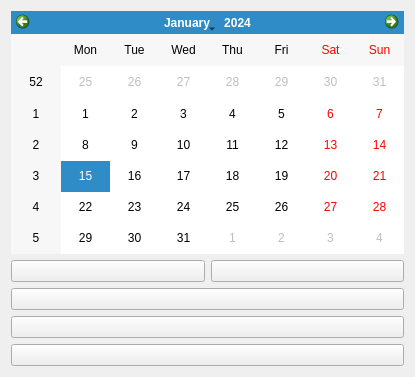
<?xml version="1.0" encoding="UTF-8"?>
<ui version="4.0">
 <class>Date</class>
 <widget class="QWidget" name="Date">
  <property name="geometry">
   <rect>
    <x>0</x>
    <y>0</y>
    <width>415</width>
    <height>377</height>
   </rect>
  </property>
  <property name="windowTitle">
   <string>Date</string>
  </property>
  <layout class="QVBoxLayout" name="verticalLayout_2">
   <item>
    <layout class="QVBoxLayout" name="verticalLayout">
     <item>
      <widget class="QCalendarWidget" name="calendarWidget"/>
     </item>
     <item>
      <layout class="QHBoxLayout" name="horizontalLayout">
       <item>
        <widget class="CalendarPicker" name="CalendarPicker"/>
       </item>
       <item>
        <widget class="DatePicker" name="DatePicker"/>
       </item>
      </layout>
     </item>
     <item>
      <layout class="QHBoxLayout" name="horizontalLayout_2">
       <item>
        <widget class="ZhDatePicker" name="ZhDatePicker"/>
       </item>
      </layout>
     </item>
     <item>
      <widget class="TimePicker" name="TimePicker"/>
     </item>
     <item>
      <widget class="AMTimePicker" name="AMTimePicker"/>
     </item>
    </layout>
   </item>
  </layout>
 </widget>
 <customwidgets>
  <customwidget>
   <class>CalendarPicker</class>
   <extends>QPushButton</extends>
   <header>qfluentwidgets</header>
  </customwidget>
  <customwidget>
   <class>DatePicker</class>
   <extends>QPushButton</extends>
   <header>qfluentwidgets</header>
  </customwidget>
  <customwidget>
   <class>ZhDatePicker</class>
   <extends>DatePicker</extends>
   <header>qfluentwidgets</header>
  </customwidget>
  <customwidget>
   <class>TimePicker</class>
   <extends>QPushButton</extends>
   <header>qfluentwidgets</header>
  </customwidget>
  <customwidget>
   <class>AMTimePicker</class>
   <extends>QPushButton</extends>
   <header>qfluentwidgets</header>
  </customwidget>
 </customwidgets>
 <resources/>
 <connections/>
</ui>
